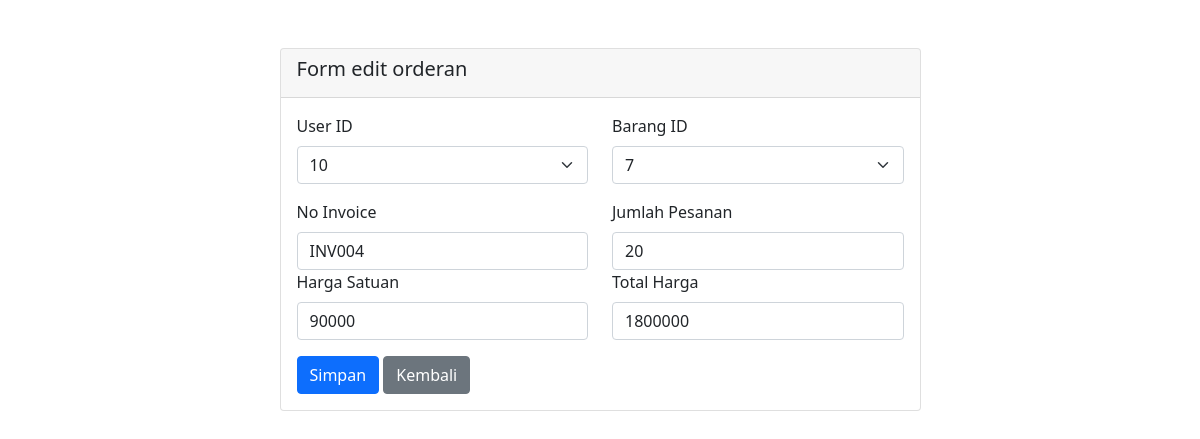
The page /edit-order.php?order_id=7 on the database its author committed.
### tables this page shows
CREATE TABLE `tbl_trx_order` (
  `order_id` int(11) NOT NULL,
  `user_id` int(11) NOT NULL,
  `barang_id` int(11) NOT NULL,
  `no_invoice` varchar(50) NOT NULL,
  `jumlah_pesanan` decimal(10,0) NOT NULL,
  `harga_satuan` decimal(10,0) NOT NULL,
  `total_harga` decimal(10,0) NOT NULL
);

### www/edit-order.php (the view, shortened to what this page needs)
<?php
require_once("koneksi.php");
$id = $_GET['order_id'];
$query = "SELECT * FROM tbl_trx_order WHERE order_id = $id";
$result = mysqli_query($db, $query);
$row = mysqli_fetch_assoc($result);
?>
<!doctype html>
<html lang="en">
<head>
    <link href="https://cdn.jsdelivr.net/npm/bootstrap@5.0.2/dist/css/bootstrap.min.css" rel="stylesheet">
</head>
<body>
    <div class="container mt-6">
        <div class="row justify-content-center">
            <div class="col-7 mt-5">
                <div class="card">
                    <div class="card-header">
                        <h5>Form edit orderan</h5>
                    </div>
                    <div class="card-body">
                        <form action="update-order.php" method="POST">
                            <div class="row">
                                <div class="col">
                                    <div class="mb-3">
                                        <label class="form-label">User ID</label>
                                        <select class="form-select" aria-label="Default select example" name="user_id">
                                            <option selected><?= $row['user_id'] ?></option>
                                        </select>
                                    </div>
                                </div>
                                <div class="col">
                                    <div class="mb-3">
                                        <label class="form-label">Barang ID</label>
                                        <select class="form-select" aria-label="Default select example" name="barang_id">
                                            <option selected><?= $row['barang_id'] ?></option>
                                        </select>
                                    </div>
                                </div>
                            </div>
                            <div class="row">
                                <div class="col">
                                    <label for="yourUsername" class="form-label">No Invoice</label>
                                    <div class="input-group has-validation">
                                        <input type="text" name="no_invoice" value="<?= $row['no_invoice'] ?>" class="form-control" id="yourUsername" required>
                                    </div>
                                </div>
                                <div class="col">
                                    <label for="yourUsername" class="form-label">Jumlah Pesanan</label>
                                    <div class="input-group has-validation">
                                        <input type="text" name="jumlah_pesanan" value="<?= $row['jumlah_pesanan'] ?>" class="form-control" id="txt1" onkeyup="sum();" required>
                                    </div>
                                </div>
                            </div>
                            <div class="row">
                                <div class="col">
                                    <label for="yourUsername" class="form-label">Harga Satuan</label>
                                    <div class="input-group has-validation">
                                        <input type="text" name="harga_satuan" value="<?= $row['harga_satuan'] ?>" class="form-control" id="txt2" onkeyup="sum();" required>
                                    </div>
                                </div>
                                <div class="col">
                                    <label for="yourUsername" class="form-label">Total Harga</label>
                                    <div class="input-group has-validation">
                                        <input type="text" name="total_harga" value="<?= $row['total_harga'] ?>" value="0" class="form-control" id="txt4" required>
                                    </div>
                                </div>
                            </div>
                            <div class="mt-3">
                                <button type="submit" name="update" value="Update" class="btn btn-primary">Simpan</button>
                                <a href="master_order.php" type="button" class="btn btn-secondary">Kembali</a>
                            </div>
                        </form>
                    </div>
                </div>
            </div>
        </div>
    </div>
</body>
</html>

### rows shown on the page
tbl_trx_order: user_id "10", barang_id "7", no_invoice "INV004", jumlah_pesanan "20", harga_satuan "90000", total_harga "1800000"
